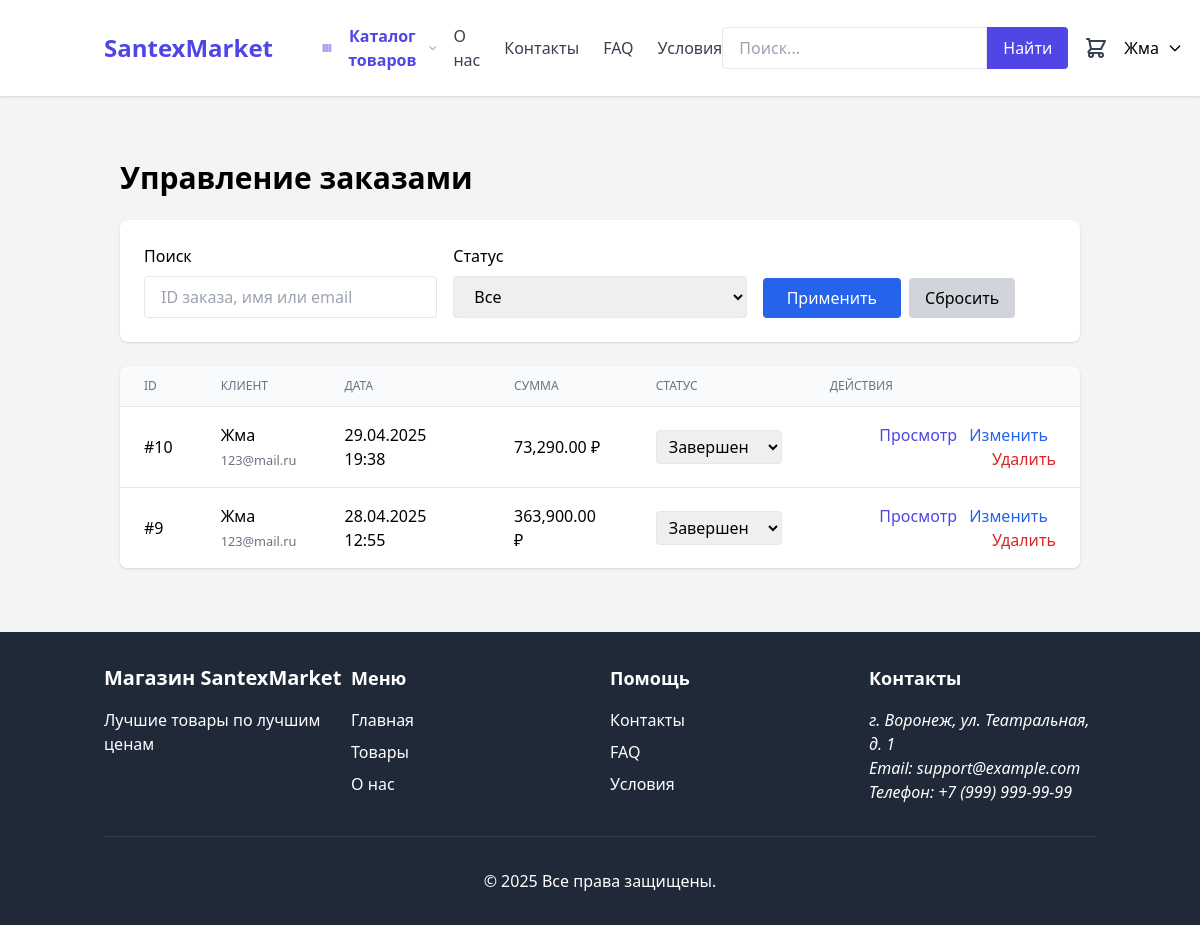
Screenshot of /admin/orders.php (signed in) with the database file from the repository.
### tables this page shows
CREATE TABLE `orders` (
  `order_id` int(11) NOT NULL,
  `user_id` int(11) NOT NULL,
  `total` decimal(10,2) NOT NULL,
  `total_quantity` int(11) NOT NULL,
  `status` enum('processing','completed','cancelled') DEFAULT 'processing',
  `shipping_address` text NOT NULL,
  `payment_method` enum('cash','card') NOT NULL,
  `products` longtext NOT NULL,
  `created_at` timestamp NULL DEFAULT current_timestamp()
);

CREATE TABLE `users` (
  `id` int(11) NOT NULL,
  `name` varchar(255) NOT NULL,
  `email` varchar(255) NOT NULL,
  `password` varchar(255) NOT NULL,
  `role` enum('user','admin') DEFAULT 'user',
  `created_at` timestamp NULL DEFAULT current_timestamp()
);

### admin/orders.php (the view, shortened to what this page needs)
<?php
global $pdo;
$search = $_GET['search'] ?? '';
$status = $_GET['status'] ?? '';
$sql = "SELECT o.*, u.name as user_name, u.email as user_email FROM orders o JOIN users u ON o.user_id = u.id WHERE 1=1";
$params = [];
$sql .= " ORDER BY o.created_at DESC";
$stmt = $pdo->prepare($sql);
$stmt->execute($params);
$orders = $stmt->fetchAll(PDO::FETCH_ASSOC);
$statuses = [
    'processing' => 'В процессе',
    'completed' => 'Завершен',
    'cancelled' => 'Отменен'
];
require_once __DIR__ . '/../includes/header.php';
?>
<div class="container mx-auto px-4 py-8">
    <h1 class="text-3xl font-bold mb-6">Управление заказами</h1>
    <div class="bg-white rounded-lg shadow p-6 mb-6">
        <form method="get" class="grid grid-cols-1 md:grid-cols-3 gap-4">
            <div>
                <label class="block mb-2">Поиск</label>
                <input type="text" name="search" value="<?= htmlspecialchars($search) ?>" class="w-full border px-4 py-2 rounded" placeholder="ID заказа, имя или email">
            </div>
            <div>
                <label class="block mb-2">Статус</label>
                <select name="status" class="w-full border px-4 py-2 rounded">
                    <option value="all" <?= ($status === '' || $status === 'all') ? 'selected' : '' ?>>Все</option>
                </select>
            </div>
            <div class="flex items-end">
                <button type="submit" class="bg-blue-600 text-white px-6 py-2 rounded hover:bg-blue-700 mr-2">Применить</button>
                <a href="/admin/orders.php" class="bg-gray-300 text-black px-4 py-2 rounded hover:bg-gray-400">Сбросить</a>
            </div>
        </form>
    </div>
    <div class="bg-white rounded-lg shadow overflow-hidden">
        <div class="overflow-x-auto">
            <table class="min-w-full divide-y divide-gray-200">
                <thead class="bg-gray-50">
                    <tr>
                        <th class="px-6 py-3 text-left text-xs font-medium text-gray-500 uppercase">ID</th>
                        <th class="px-6 py-3 text-left text-xs font-medium text-gray-500 uppercase">Клиент</th>
                        <th class="px-6 py-3 text-left text-xs font-medium text-gray-500 uppercase">Дата</th>
                        <th class="px-6 py-3 text-left text-xs font-medium text-gray-500 uppercase">Сумма</th>
                        <th class="px-6 py-3 text-left text-xs font-medium text-gray-500 uppercase">Статус</th>
                        <th class="px-6 py-3 text-left text-xs font-medium text-gray-500 uppercase">Действия</th>
                    </tr>
                </thead>
                <tbody class="bg-white divide-y divide-gray-200">
                    <?php if (empty($orders)): ?>
                        <tr>
                            <td colspan="6" class="px-6 py-4 text-center">Заказы не найдены</td>
                        </tr>
                    <?php else: ?>
                        <?php foreach ($orders as $order): ?>
                            <tr>
                                <td class="px-6 py-4">#<?= $order['order_id'] ?></td>
                                <td class="px-6 py-4">
                                    <?= htmlspecialchars($order['user_name']) ?><br>
                                    <small class="text-gray-500"><?= htmlspecialchars($order['user_email']) ?></small>
                                </td>
                                <td class="px-6 py-4"><?= date('d.m.Y H:i', strtotime($order['created_at'])) ?></td>
                                <td class="px-6 py-4"><?= number_format($order['total'], 2) ?> ₽</td>
                                <td class="px-6 py-4">
                                    <form method="post">
                                        <select name="status" onchange="this.form.submit()" class="border rounded px-2 py-1">
                                            <?php foreach ($statuses as $key => $name): ?>
                                                <option value="<?= $key ?>" <?= $order['status'] === $key ? 'selected' : '' ?>><?= $name ?></option>
                                            <?php endforeach; ?>
                                        </select>
                                    </form>
                                </td>
                                <td class="px-6 py-4 text-right">
                                    <a href="/admin/orders.php?action=view&id=<?= $order['order_id'] ?>" class="text-indigo-600 hover:text-indigo-900 mr-2">Просмотр</a>
                                    <a href="/admin/orders.php?action=edit&id=<?= $order['order_id'] ?>" class="text-blue-600 hover:text-blue-900 mr-2">Изменить</a>
                                    <a href="/admin/orders.php?action=delete&id=<?= $order['order_id'] ?>" onclick="return confirm('Удалить заказ?')" class="text-red-600 hover:text-red-900">Удалить</a>
                                </td>
                            </tr>
                        <?php endforeach; ?>
                    <?php endif; ?>
                </tbody>
            </table>
        </div>
    </div>
</div>
<?php require_once __DIR__ . '/../includes/footer.php'; ?>

### rows the page displays
orders: order_id "10", user.name "Жма", user.email "123@mail.ru", created_at "29.04.2025 19:38", total "73,290.00", status "Завершен"
orders: order_id "9", user.name "Жма", user.email "123@mail.ru", created_at "28.04.2025 12:55", total "363,900.00", status "Завершен"

### other values shown
$_SESSION['user_name'] "Жма"
